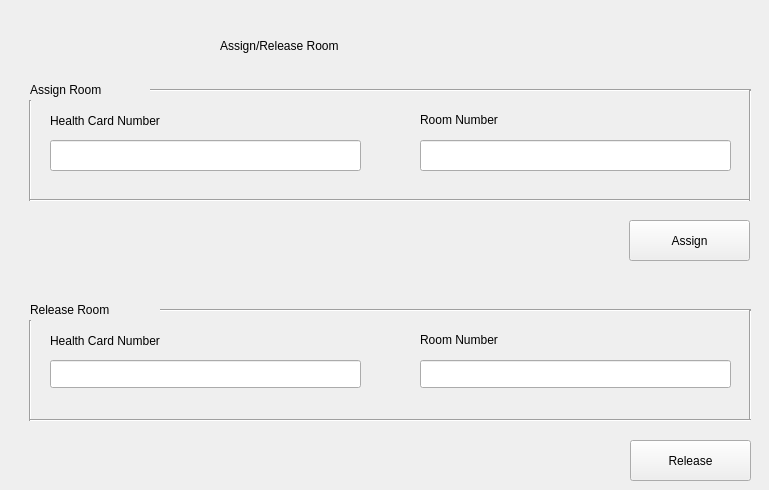
    <widget class="QWidget" name="page_12">
     <widget class="QLabel" name="label_56">
      <property name="geometry">
       <rect>
        <x>220</x>
        <y>30</y>
        <width>411</width>
        <height>31</height>
       </rect>
      </property>
      <property name="styleSheet">
       <string notr="true">font: 24pt &quot;Sitka Small&quot;;</string>
      </property>
      <property name="text">
       <string>Assign/Release Room</string>
      </property>
     </widget>
     <widget class="Line" name="line_25">
      <property name="geometry">
       <rect>
        <x>150</x>
        <y>80</y>
        <width>601</width>
        <height>20</height>
       </rect>
      </property>
      <property name="orientation">
       <enum>Qt::Orientation::Horizontal</enum>
      </property>
     </widget>
     <widget class="QLabel" name="label_59">
      <property name="geometry">
       <rect>
        <x>30</x>
        <y>80</y>
        <width>151</width>
        <height>20</height>
       </rect>
      </property>
      <property name="styleSheet">
       <string notr="true">font: 14pt &quot;Segoe Fluent Icons&quot;;</string>
      </property>
      <property name="text">
       <string>Assign Room</string>
      </property>
     </widget>
     <widget class="Line" name="line_26">
      <property name="geometry">
       <rect>
        <x>20</x>
        <y>100</y>
        <width>20</width>
        <height>101</height>
       </rect>
      </property>
      <property name="orientation">
       <enum>Qt::Orientation::Vertical</enum>
      </property>
     </widget>
     <widget class="QLabel" name="label_60">
      <property name="geometry">
       <rect>
        <x>50</x>
        <y>110</y>
        <width>161</width>
        <height>21</height>
       </rect>
      </property>
      <property name="text">
       <string>Health Card Number</string>
      </property>
     </widget>
     <widget class="QLabel" name="label_61">
      <property name="geometry">
       <rect>
        <x>420</x>
        <y>110</y>
        <width>271</width>
        <height>20</height>
       </rect>
      </property>
      <property name="text">
       <string>Room Number</string>
      </property>
     </widget>
     <widget class="QLineEdit" name="roomNumberLineEdit">
      <property name="geometry">
       <rect>
        <x>420</x>
        <y>140</y>
        <width>311</width>
        <height>31</height>
       </rect>
      </property>
     </widget>
     <widget class="QLineEdit" name="assignHealthCardNumberLineEdit">
      <property name="geometry">
       <rect>
        <x>50</x>
        <y>140</y>
        <width>311</width>
        <height>31</height>
       </rect>
      </property>
     </widget>
     <widget class="Line" name="line_27">
      <property name="geometry">
       <rect>
        <x>30</x>
        <y>190</y>
        <width>721</width>
        <height>20</height>
       </rect>
      </property>
      <property name="orientation">
       <enum>Qt::Orientation::Horizontal</enum>
      </property>
     </widget>
     <widget class="Line" name="line_28">
      <property name="geometry">
       <rect>
        <x>740</x>
        <y>90</y>
        <width>20</width>
        <height>111</height>
       </rect>
      </property>
      <property name="orientation">
       <enum>Qt::Orientation::Vertical</enum>
      </property>
     </widget>
     <widget class="QLabel" name="label_67">
      <property name="geometry">
       <rect>
        <x>30</x>
        <y>300</y>
        <width>121</width>
        <height>20</height>
       </rect>
      </property>
      <property name="styleSheet">
       <string notr="true">font: 14pt &quot;Segoe Fluent Icons&quot;;</string>
      </property>
      <property name="text">
       <string>Release Room</string>
      </property>
     </widget>
     <widget class="Line" name="line_33">
      <property name="geometry">
       <rect>
        <x>20</x>
        <y>320</y>
        <width>20</width>
        <height>101</height>
       </rect>
      </property>
      <property name="orientation">
       <enum>Qt::Orientation::Vertical</enum>
      </property>
     </widget>
     <widget class="Line" name="line_34">
      <property name="geometry">
       <rect>
        <x>160</x>
        <y>300</y>
        <width>591</width>
        <height>20</height>
       </rect>
      </property>
      <property name="orientation">
       <enum>Qt::Orientation::Horizontal</enum>
      </property>
     </widget>
     <widget class="Line" name="line_35">
      <property name="geometry">
       <rect>
        <x>740</x>
        <y>310</y>
        <width>20</width>
        <height>111</height>
       </rect>
      </property>
      <property name="orientation">
       <enum>Qt::Orientation::Vertical</enum>
      </property>
     </widget>
     <widget class="Line" name="line_36">
      <property name="geometry">
       <rect>
        <x>30</x>
        <y>410</y>
        <width>721</width>
        <height>20</height>
       </rect>
      </property>
      <property name="orientation">
       <enum>Qt::Orientation::Horizontal</enum>
      </property>
     </widget>
     <widget class="QLabel" name="label_68">
      <property name="geometry">
       <rect>
        <x>50</x>
        <y>330</y>
        <width>121</width>
        <height>21</height>
       </rect>
      </property>
      <property name="text">
       <string>Health Card Number</string>
      </property>
     </widget>
     <widget class="QLabel" name="label_69">
      <property name="geometry">
       <rect>
        <x>420</x>
        <y>330</y>
        <width>161</width>
        <height>20</height>
       </rect>
      </property>
      <property name="text">
       <string>Room Number</string>
      </property>
     </widget>
     <widget class="QLineEdit" name="healthCardNumberReleaseLineEdit">
      <property name="geometry">
       <rect>
        <x>50</x>
        <y>360</y>
        <width>311</width>
        <height>28</height>
       </rect>
      </property>
     </widget>
     <widget class="QLineEdit" name="roomNumberReleaseLineEdit">
      <property name="geometry">
       <rect>
        <x>420</x>
        <y>360</y>
        <width>311</width>
        <height>28</height>
       </rect>
      </property>
     </widget>
     <widget class="QPushButton" name="releaseRoomButton">
      <property name="geometry">
       <rect>
        <x>630</x>
        <y>440</y>
        <width>121</width>
        <height>41</height>
       </rect>
      </property>
      <property name="text">
       <string>Release</string>
      </property>
     </widget>
     <widget class="QPushButton" name="assignRoomActionButton">
      <property name="geometry">
       <rect>
        <x>629</x>
        <y>220</y>
        <width>121</width>
        <height>41</height>
       </rect>
      </property>
      <property name="text">
       <string>Assign</string>
      </property>
     </widget>
    </widget>
